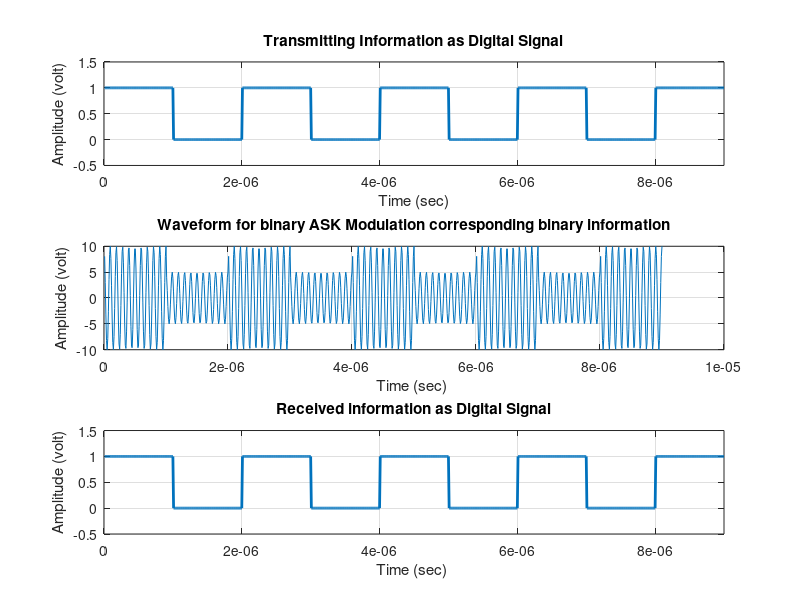

Source code (MATLAB):
clc;
clear all;
close all;
%N=10;                      %Number of bits
%n=randi([0,1],1,N)         %Random Bit Generation

x= [1 0 1 0 1 0 1 0 1];     % Input Signal
bp=0.000001;                % Bit period bp=1/1000000
disp('Binary Information at transmitter');
disp(x);

%Representation of Transmitting binary information as digital signal
bit=[];
for n=1:1:length(x)
    if x(n)==1
        se=ones(1,100);     %Set up 100 times 0
    else
        se=zeros(1,100);    %Set up 100 times 1
    end
    bit=[bit se];
end

t1=bp/100:bp/100:100*length(x)*(bp/100);      % Time Duration set up for input signal
subplot (3,1,1); 
plot (t1, bit, 'linewidth', 2);               % Linewidth 2 for clear visualization
grid on;
axis([0 bp*length(x) -0.5 1.5]);              % Axis set-up
ylabel('Amplitude (volt)');
xlabel('Time (sec)');
title('Transmitting Information as Digital Signal');

%Binary ASK Modulation
A1=10;                          % Amplitude for 1 bit
A2=5;                           % Amplitude for 0 bit
br=1/bp;
f=br*10;                        % Frequency f = 10000000
t=bp/99:bp/99:bp;               % Time t
ss=length(t);
m=[];
for i=1:length(x)
    if x(i)==1
        y=A1*cos(2*pi*f*t);     %Sinusoidal signal for 1 bit
    else
        y=A2*cos(2*pi*f*t);     %Sinusoidal signal for 0 bit
    end
    m=[m y];
end
t3=bp/99:bp/99:bp*length(x);    %Time Duration set up for binary ASK Modulation
subplot (3,1,2);
plot (t3,m);
grid on;
xlabel('Time (sec) ');
ylabel('Amplitude (volt)');
title('Waveform for binary ASK Modulation corresponding binary information');

%Binary ASK Demodulation
mn=[];
for n=ss:ss:length(m)
    y=cos(2*pi*f*t);
    mm=y.*m((n-(ss-1)):n);     
    z=trapz(t, mm);    % computes the approximate integral of t4 via the trapezoidal method
                       % with respect to the scalar spacing specified by X
    zz=round((2*z/bp));
    if (zz>7.5)
        a=1;
    else
        a=0;
    end
    mn=[mn a];
end
disp('Binary Information at Receiver');
disp (mn);

%Represntation of Binary data into Digital signal
bit=[];
for n=1:length (mn)
    if mn(n)==1
        se=ones(1,100);         %Set up 100 times 1
    else
        se=zeros(1,100);        %Set up 100 times 0
    end
    bit=[bit se];
end

t4=bp/100:bp/100:100*length(mn)*(bp/100);    % Time Duration set up for binary ASK Demodulation
subplot(3,1,3);
plot(t4, bit, 'linewidth', 2);               % Linewidth 2 for clear visualization
grid on;
axis([0 bp*length(mn) -0.5 1.5]);            %Axis set-up
xlabel('Time (sec) ');
ylabel('Amplitude (volt)');
title('Received information as Digital Signal');